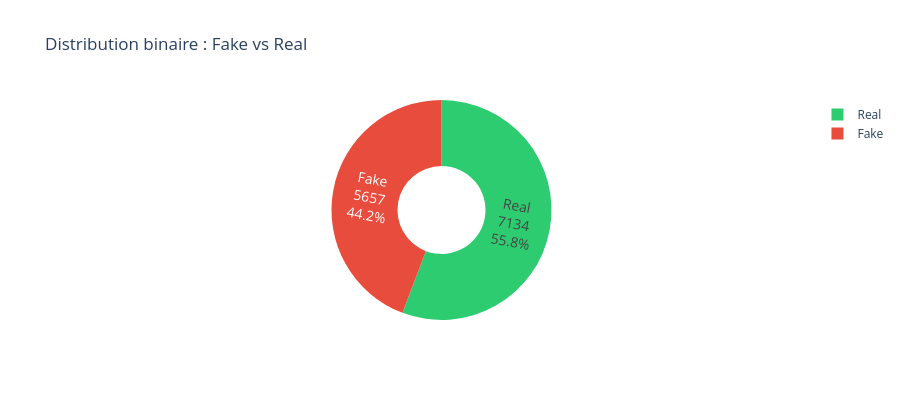

Notebook source saved alongside this figure:
### Code cell
# Visualisation : Distribution binaire (Fake vs Real)
bin_counts = df["label_binary_name"].value_counts().reindex(["Fake", "Real"])

fig = px.pie(
    names=bin_counts.index,
    values=bin_counts.values,
    color=bin_counts.index,
    color_discrete_map={"Fake": "#e74c3c", "Real": "#2ecc71"},
    title="Distribution binaire : Fake vs Real",
    hole=0.4,
)
fig.update_traces(textinfo="label+percent+value", textfont_size=14)
fig.update_layout(template="plotly_white", height=400)
fig.show()

print(f"Fake : {bin_counts['Fake']:,} ({bin_counts['Fake']/len(df)*100:.1f}%)")
print(f"Real : {bin_counts['Real']:,} ({bin_counts['Real']/len(df)*100:.1f}%)")

### Figure 1 — Plotly figure (JSON) as saved in the notebook; plotly's stock layout.template omitted (floating-point values rounded to 4 significant figures)
{"data": [{"customdata": [["Fake"], ["Real"]], "domain": {"x": [0, 1], "y": [0, 1]}, "hole": 0.4, "hovertemplate": "label=%{label}<br>value=%{value}<br>color=%{customdata[0]}<extra></extra>", "labels": ["Fake", "Real"], "legendgroup": "", "marker": {"colors": ["#e74c3c", "#2ecc71"]}, "name": "", "showlegend": true, "textfont": {"size": 14}, "textinfo": "label+percent+value", "type": "pie", "values": [5657, 7134]}], "layout": {"height": 400, "legend": {"tracegroupgap": 0}, "title": {"text": "Distribution binaire : Fake vs Real"}}}
